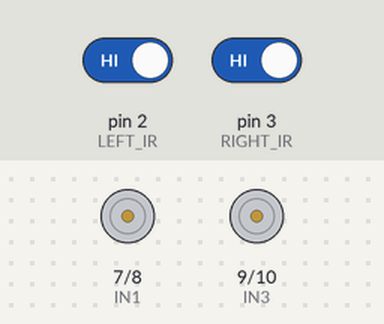
A sketch run on a simulated Arduino Uno, built with avr-gcc and run on an emulated ATmega328P. Parts: motor-driver pin pairs drawn as motors (green arrow = first pin HIGH = forward, orange = second pin HIGH = backward, longer = more drive, scaled by the enable pin). Inputs (shaded band) come from the test bench; at power-on: pin 2 (LEFT_IR) HIGH, pin 3 (RIGHT_IR) HIGH.

Above: at 1.2 s.
1.3 s: pin 2 (LEFT_IR) driven LOW
At 2.2 s:
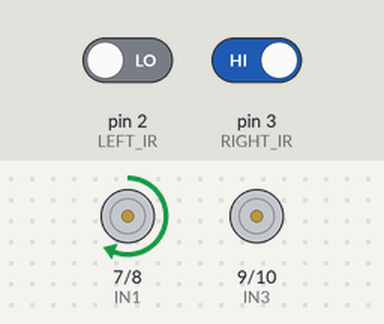
2.8 s: pin 3 (RIGHT_IR) driven LOW
At 3.3 s:
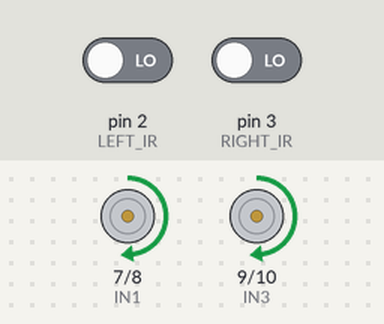
4.3 s: pin 2 (LEFT_IR) driven HIGH
At 5.7 s:
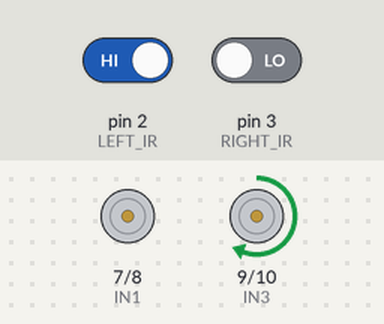
Timing chart, 0 to 7.3 s (numbered marks = the images above; inputs shaded):
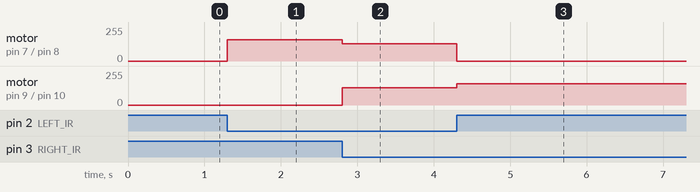

The sketch:

step2.ino
```cpp
// Two-sensor line follower - compiles, not yet tested on hardware
const int LEFT_IR  = 2;
const int RIGHT_IR = 3;

const int ENA = 5;   // left motor speed (PWM)
const int IN1 = 7;
const int IN2 = 8;
const int IN3 = 9;
const int IN4 = 10;
const int ENB = 6;   // right motor speed (PWM)

// Change to LOW if your module outputs LOW over black
const int ON_LINE = HIGH;

const int BASE_SPEED = 130;  // 0-255, start low
const int TURN_SPEED = 160;  // speed of the outer wheel when turning

void setup() {
  pinMode(LEFT_IR, INPUT);
  pinMode(RIGHT_IR, INPUT);
  pinMode(ENA, OUTPUT); pinMode(ENB, OUTPUT);
  pinMode(IN1, OUTPUT); pinMode(IN2, OUTPUT);
  pinMode(IN3, OUTPUT); pinMode(IN4, OUTPUT);
}

// speeds: positive = forward, negative = backward
void drive(int left, int right) {
  digitalWrite(IN1, left  > 0);  digitalWrite(IN2, left  < 0);
  digitalWrite(IN3, right > 0);  digitalWrite(IN4, right < 0);
  analogWrite(ENA, abs(left));
  analogWrite(ENB, abs(right));
}

void loop() {
  bool leftOnLine  = (digitalRead(LEFT_IR)  == ON_LINE);
  bool rightOnLine = (digitalRead(RIGHT_IR) == ON_LINE);

  if (!leftOnLine && !rightOnLine) {
    drive(BASE_SPEED, BASE_SPEED);        // assume the line is between the sensors
  } else if (leftOnLine && !rightOnLine) {
    drive(0, TURN_SPEED);                 // line on left: turn left
  } else if (!leftOnLine && rightOnLine) {
    drive(TURN_SPEED, 0);                 // line on right: turn right
  } else {
    drive(0, 0);                          // both on black: stop
  }
}
```

Measured:
- after the input at 1.3 s, motor on pin 7 (IN1) / pin 8 (IN2): stopped → forward 160/255 at once
- after the input at 2.8 s, motor on pin 7 (IN1) / pin 8 (IN2): forward 160/255 → forward 130/255 at once; motor on pin 9 (IN3) / pin 10 (IN4): stopped → forward 130/255 at once
- after the input at 4.3 s, motor on pin 7 (IN1) / pin 8 (IN2): forward 130/255 → stopped at once; motor on pin 9 (IN3) / pin 10 (IN4): forward 130/255 → forward 160/255 at once
